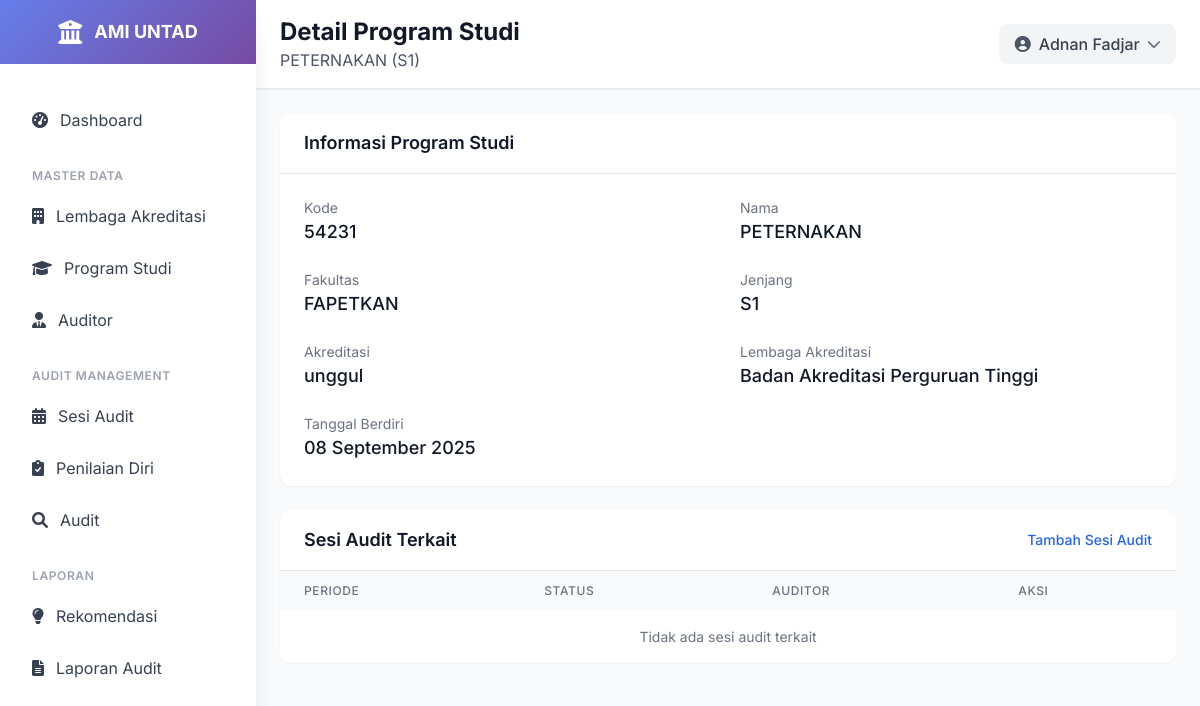
The app's page /program-studi/1/ (signed in), older data.
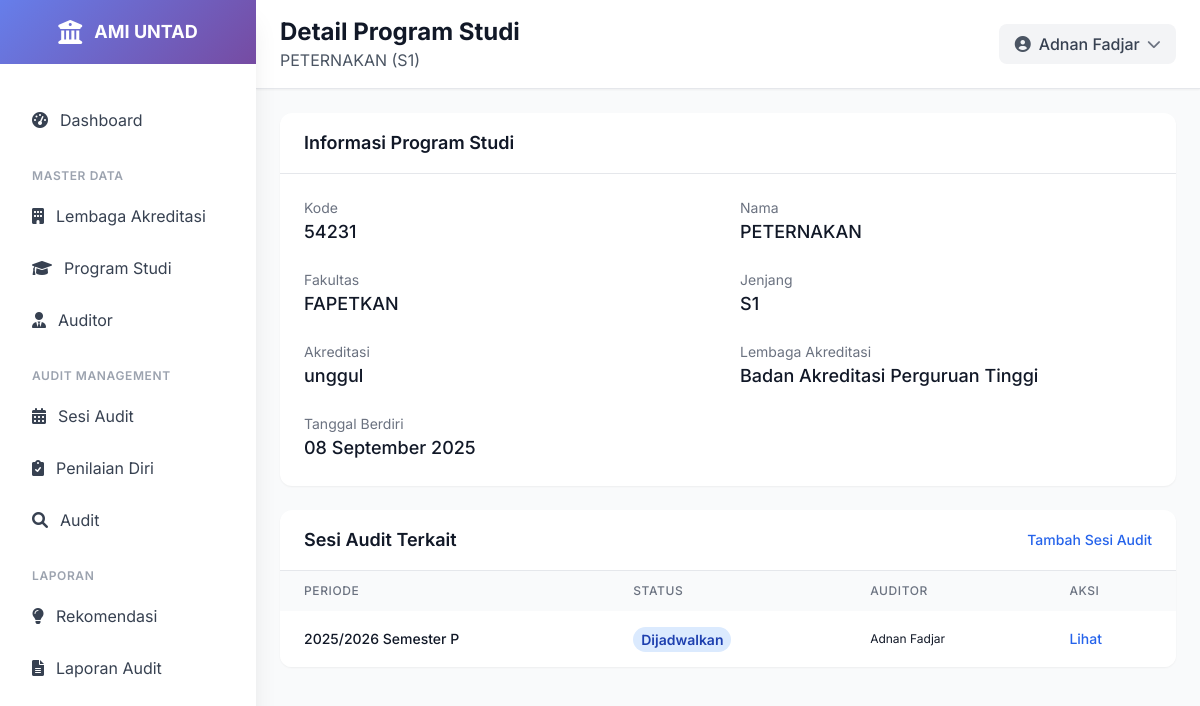
The same page, newer data.
### ami/models.py (models this page shows, shortened)
class AuditSession(models.Model):
    program_studi = models.ForeignKey(ProgramStudi, on_delete=models.CASCADE, related_name='audit_sessions')
    tahun_akademik = models.CharField(max_length=9)  # Contoh: "2023/2024"
    semester = models.CharField(max_length=2, choices=[
        ('G', 'Ganjil'),
        ('P', 'Genap'),
    ])
    tanggal_mulai_penilaian_mandiri = models.DateField(blank=True, null=True)
    tanggal_selesai_penilaian_mandiri = models.DateField(blank=True, null=True)
    tanggal_selesai_penilaian_auditor = models.DateField(blank=True, null=True)
    status = models.CharField(max_length=20, choices=[
        ('DRAFT', 'Draft'),
        ('PENIALAIN MANDIRI', 'Penilaian Mandiri'),
        ('PENIALAIN AUDITOR', 'Penilaian Auditor'),
        ('SELESAI', 'SELESAI'),
    ], default='DRAFT')
    auditor_ketua = models.ForeignKey(Auditor, on_delete=models.SET_NULL, null=True, blank=True, related_name='ketua_audit_sessions')
    auditor_anggota = models.ManyToManyField(Auditor, related_name='anggota_audit_sessions', blank=True)
    class Meta:
        verbose_name = "Sesi Audit"
        verbose_name_plural = "Sesi Audit"
        unique_together = ['program_studi', 'tahun_akademik', 'semester']
        ordering = ['-tanggal_mulai_penilaian_mandiri']

class Auditor(models.Model):
    user = models.OneToOneField(User, on_delete=models.CASCADE)
    nuptk = models.CharField(max_length=20, unique=True)
    nama_lengkap = models.CharField(max_length=255)
    jabatan = models.CharField(max_length=255)
    unit_kerja = models.CharField(max_length=255)
    nomor_registrasi = models.CharField(max_length=50, blank=True, null=True)
    is_auditor_ketua = models.BooleanField(default=False)
    status = models.CharField(max_length=20, choices=[
        ('aktif', 'aktif'),
        ('tidak aktif', 'tidak aktif'),
    ], default='aktif')
    class Meta:
        verbose_name = "Auditor"
        verbose_name_plural = "Auditor"
        ordering = ['nama_lengkap']

### ami/views.py (the view)
# urls.py: path('program-studi/<int:pk>/', views.program_studi_detail, name='program_studi_detail'),
@login_required
def program_studi_detail(request, pk):
    program = get_object_or_404(ProgramStudi, pk=pk)
    audit_sessions = program.audit_sessions.all().order_by('-tanggal_mulai_penilaian_mandiri')
    context = {
        'program': program,
        'audit_sessions': audit_sessions
    }
    return render(request, 'ami/program_studi_detail.html', context)

### templates/ami/program_studi_detail.html (shortened to what the changed rows need)
{% extends 'base.html' %}
{% load static %}
{% block page_title %}Detail Program Studi{% endblock %}
{% block content %}
<div class="p-4 lg:p-6">
    <div class="grid grid-cols-1 gap-4 lg:gap-6">
        <div>
            <div class="bg-white rounded-xl shadow-sm overflow-hidden">
                <div class="overflow-x-auto">
                    <table class="w-full">
                        <thead class="bg-gray-50">
                            <tr>
                                <th class="px-3 lg:px-6 py-3 text-left text-xs font-medium text-gray-500 uppercase tracking-wider">Periode</th>
                                <th class="px-3 lg:px-6 py-3 text-left text-xs font-medium text-gray-500 uppercase tracking-wider">Status</th>
                                <th class="px-3 lg:px-6 py-3 text-left text-xs font-medium text-gray-500 uppercase tracking-wider hidden md:table-cell">Auditor</th>
                                <th class="px-3 lg:px-6 py-3 text-left text-xs font-medium text-gray-500 uppercase tracking-wider">Aksi</th>
                            </tr>
                        </thead>
                        <tbody class="bg-white divide-y divide-gray-200">
                            {% for session in audit_sessions %}
                            <tr class="hover:bg-gray-50 transition-colors">
                                <td class="px-3 lg:px-6 py-4 whitespace-nowrap">
                                    <div class="text-xs lg:text-sm font-medium text-gray-900">{{ session.tahun_akademik }} Semester {{ session.semester }}</div>
                                </td>
                                <td class="px-3 lg:px-6 py-4 whitespace-nowrap">
                                    {% if session.status == 'selesai' %}
                                    <span class="px-1 py-0.5 lg:px-2 lg:py-1 text-xs lg:text-sm font-semibold rounded-full bg-green-100 text-green-800">Selesai</span>
                                    {% elif session.status == 'berlangsung' %}
                                    <span class="px-1 py-0.5 lg:px-2 lg:py-1 text-xs lg:text-sm font-semibold rounded-full bg-yellow-100 text-yellow-800">Berlangsung</span>
                                    {% else %}
                                    <span class="px-1 py-0.5 lg:px-2 lg:py-1 text-xs lg:text-sm font-semibold rounded-full bg-blue-100 text-blue-800">Dijadwalkan</span>
                                    {% endif %}
                                </td>
                                <td class="px-3 lg:px-6 py-4 whitespace-nowrap text-xs lg:text-gray-900 hidden md:table-cell">
                                    {% if session.auditor_ketua %}
                                        {{ session.auditor_ketua.nama_lengkap }}
                                    {% else %}
                                        -
                                    {% endif %}
                                </td>
                                <td class="px-3 lg:px-6 py-4 whitespace-nowrap text-xs lg:text-sm font-medium">
                                    <a href="{% url 'ami:audit_session_detail' session.id %}" class="text-blue-600 hover:text-blue-900">Lihat</a>
                                </td>
                            </tr>
                            {% empty %}
                            <tr>
                                <td colspan="4" class="px-4 lg:px-6 py-4 text-center text-gray-500 text-sm">Tidak ada sesi audit terkait</td>
                            </tr>
                            {% endfor %}
                        </tbody>
                    </table>
                </div>
            </div>
        </div>
    </div>
</div>
{% endblock %}

Row changes from the older to the newer data that the page shows:
added AuditSession: tahun_akademik "2025/2026", semester "P", status "Dijadwalkan", auditor_ketua.nama_lengkap "Adnan Fadjar"
Text that changed along with them:
text no longer shown: "Tidak ada sesi audit terkait"
